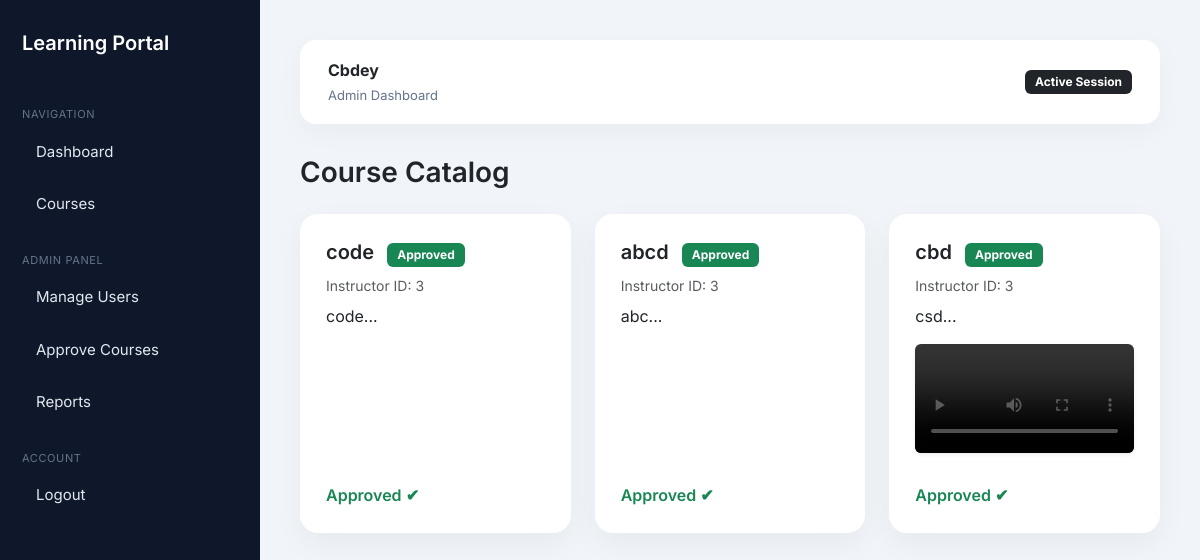
Before: /courses (signed in) with the older database file.
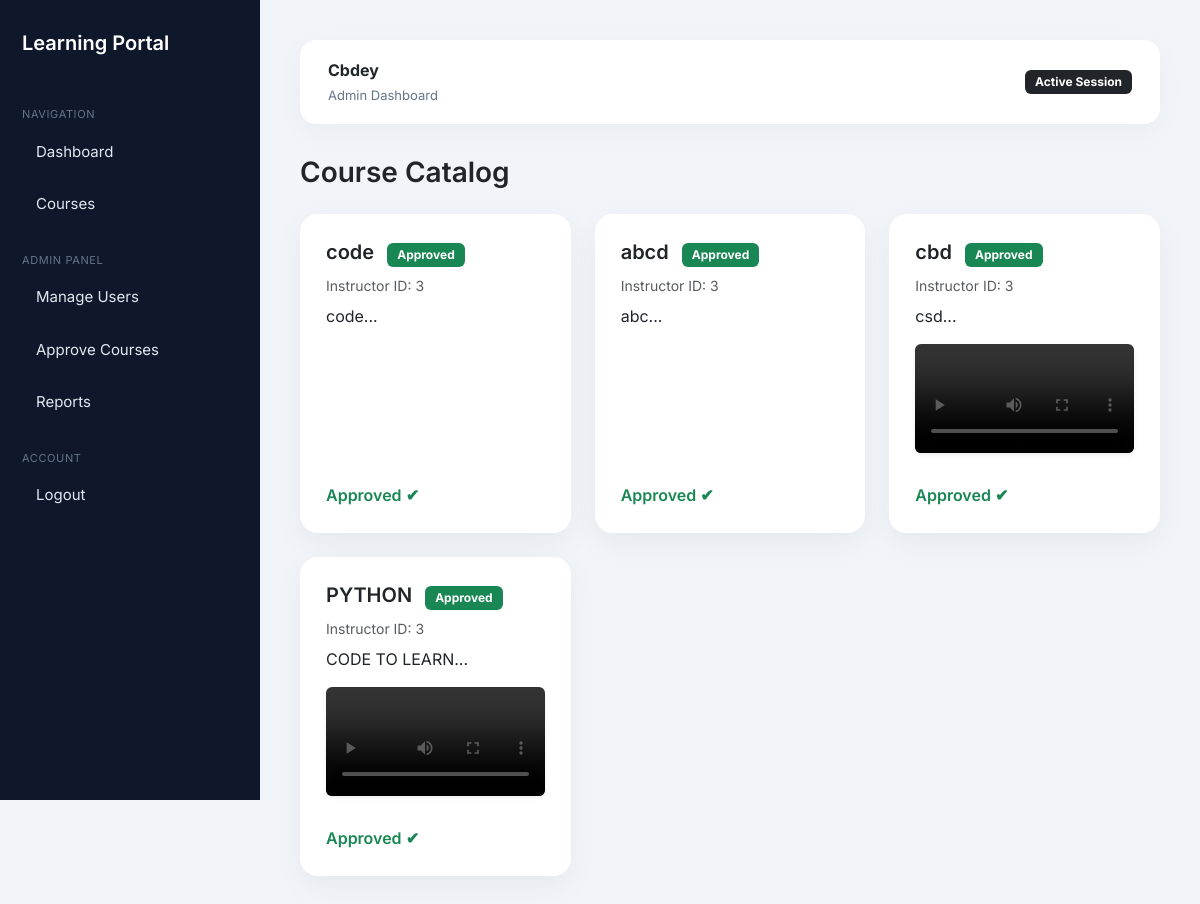
After: the same page with the newer database file.
### models.py (models this page shows)
class Course(db.Model):
    id = db.Column(db.Integer, primary_key=True)
    title = db.Column(db.String(200))
    description = db.Column(db.Text)
    video = db.Column(db.String(200))
    notes = db.Column(db.String(200))
    instructor_id = db.Column(db.Integer)
    approved = db.Column(db.Boolean, default=False)

### app.py (the view)
@app.route("/courses")
@login_required
def courses():
    if current_user.role=="student":
        courses=Course.query.filter_by(approved=True).all()
    else:
        courses=Course.query.all()
    enrolled_ids=[]
    if current_user.role=="student":
        enrolled_ids=[e.course_id for e in Enrollment.query.filter_by(student_id=current_user.id)]
    return render_template("courses.html",courses=courses,enrolled_ids=enrolled_ids)

### app.py (called while the page is built)
@login_manager.user_loader
def load_user(user_id):
    return User.query.get(int(user_id))

### templates/courses.html (shortened to what this page needs)
{% extends "base.html" %}
{% block content %}
<h3 class="mb-4 fw-semibold">Course Catalog</h3>
<div class="row g-4">
{% for course in courses %}
<div class="col-lg-4 col-md-6">
<div class="module-card h-100 d-flex flex-column justify-content-between">
<div>
<h5 class="fw-semibold mb-2">
{{ course.title }}
{% if course.approved %}
<span class="badge bg-success ms-2">
Approved
</span>
{% else %}
<span class="badge bg-warning text-dark ms-2">
Pending
</span>
{% endif %}
</h5>
<p class="text-muted small mb-2">
Instructor ID: {{ course.instructor_id }}
</p>
<p class="mb-3">
{{ course.description[:140] }}...
</p>
{% if course.video %}
<video width="100%" controls class="rounded mb-3 shadow-sm">
<source src="{{ url_for('static', filename='uploads/' + course.video) }}">
</video>
{% endif %}
</div>
<div class="d-flex flex-wrap gap-2 mt-2">
{% if current_user.role == "admin" %}
{% if not course.approved %}
<a href="/approve/{{ course.id }}"
class="btn btn-success btn-sm">
Approve
</a>
{% else %}
<span class="text-success fw-semibold">
Approved ✔
</span>
{% endif %}
{% endif %}
</div>
</div>
</div>
{% endfor %}
</div>
{% endblock %}

Changed rows visible on the page:
added Course: title "PYTHON", approved "Approved", instructor_id "3", description "CODE TO LEARN"
